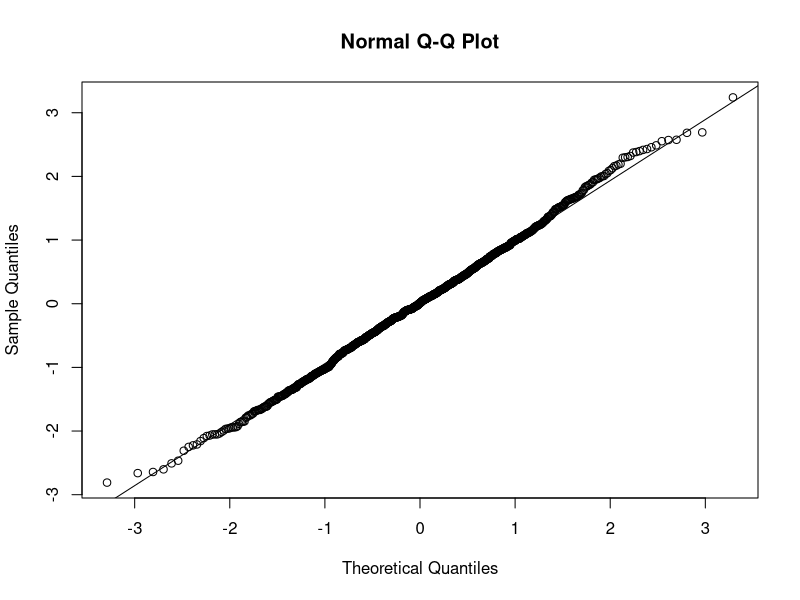
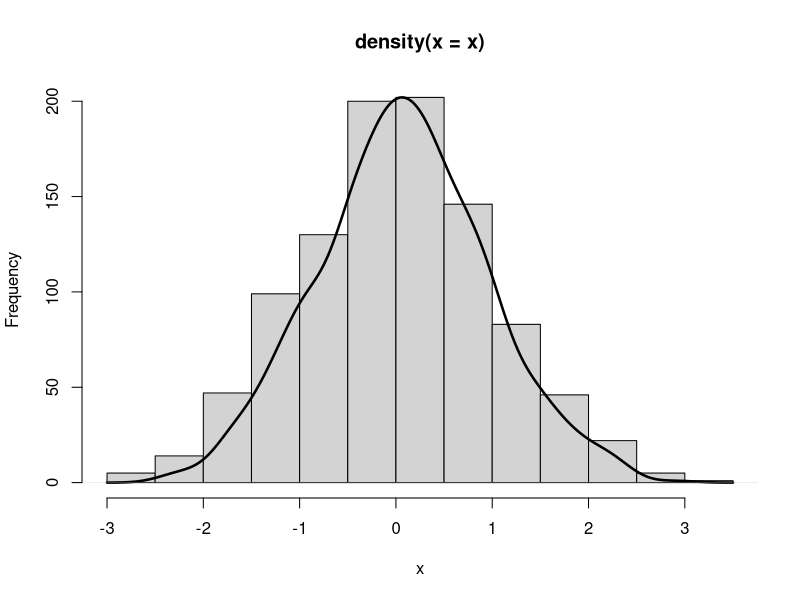
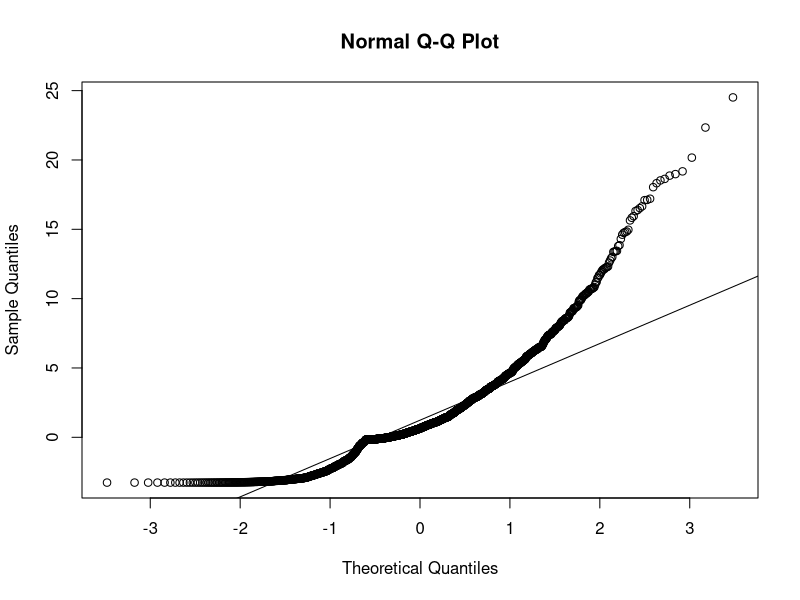
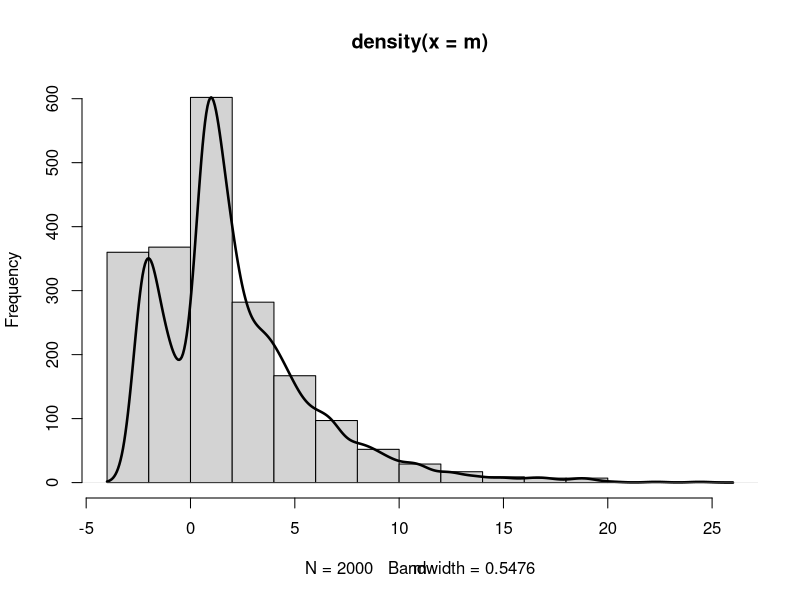

The R script that drew these images, in order:
## ---- chunk 1
set.seed(123)
## ---- chunk 2
x = rnorm(1000)
## ---- chunk 3
qqnorm(x)
qqline(x)
## ---- chunk 4
shapiro.test(x)
## ---- chunk 5
hist(x, main="")
par(new=TRUE)
plot(density(x),ylab="", xlab="", axes=F, lwd=2.5)
## ---- chunk 6
library('semTools')
m = mvrnonnorm(1000, c(1,2), matrix(c(10,2,2,5),2,2),
               skewness = c(5,2), kurtosis = c(3,3))
qqnorm(m)
qqline(m)
## ---- chunk 7
shapiro.test(m)
## ---- chunk 8
hist(m, main='')
par(new=TRUE)
plot(density(m),ylab= '', axes=F, lwd=2.5)
